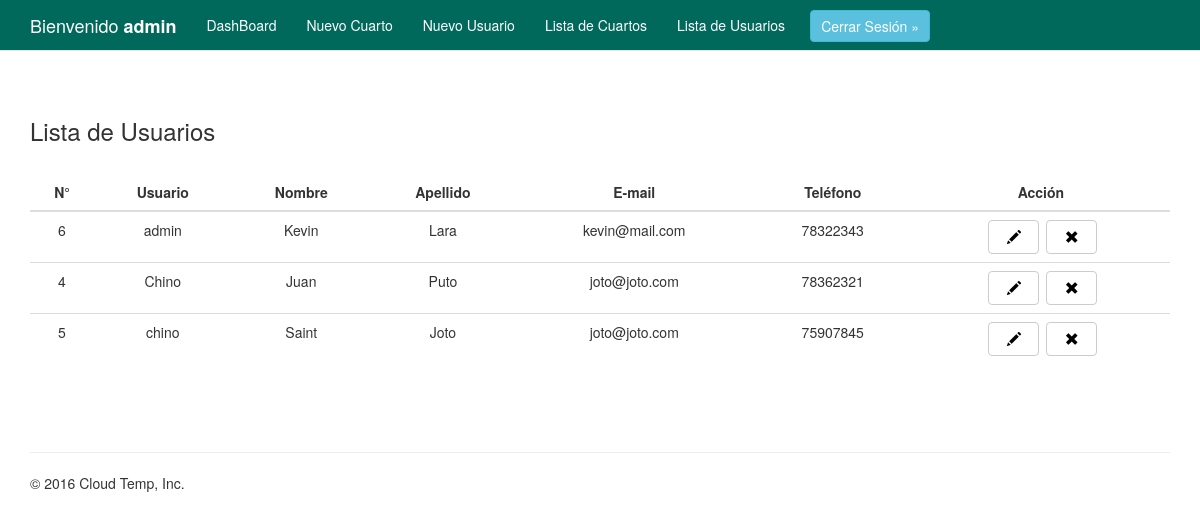
Screenshot of /lista-usuarios.php (signed in) with the database file from the repository.
### tables this page shows
CREATE TABLE IF NOT EXISTS `usuarios` (
  `id` int(11) NOT NULL AUTO_INCREMENT,
  `usuario` varchar(25) NOT NULL,
  `nombre` varchar(255) NOT NULL,
  `apellidos` varchar(255) NOT NULL,
  `email` varchar(255) NOT NULL,
  `telefono` varchar(8) NOT NULL,
  `password` varchar(255) NOT NULL,
  PRIMARY KEY (`id`)
);

### web/lista-usuarios.php (the view, shortened to what this page needs)
<?php
	if(isset($_SESSION['usuario'])){
?>
<!DOCTYPE html>
<html lang="es">
  <head>
    <link href="../assets/icon/style.css" rel="stylesheet">
    <link href="../assets/css/bootstrap.css" rel="stylesheet">
    <link href="../assets/css/custom.css" rel="stylesheet">
    <link href="../assets/css/bugi10.css" rel="stylesheet">
    <link href="../assets/css/index.css" rel="stylesheet">
  </head>
  <body>
    <nav class="navbar navbar-default navbar-fixed-top">
      <div class="container">
          <div class="collapse navbar-collapse" id="bs-example-navbar-collapse-1">
            <ul class="nav navbar-nav">
              <a class="navbar-brand user" href="#">Bienvenido <strong><?php echo $_SESSION['usuario']?></strong></a>
              <li role="presentation" class="botones"><a href="../web/index.php">DashBoard</a></li>
              <li role="presentation" class="botones"><a href="../web/nuevo-cuarto.php">Nuevo Cuarto</a></li>
              <li role="presentation" class="botones"><a href="../web/registro.php">Nuevo Usuario</a></li>
              <li role="presentation" class="botones"><a href="../web/lista-cuartos.php">Lista de Cuartos</a></li>
              <li role="presentation" class="botones"><a href="../web/lista-usuarios.php">Lista de Usuarios</a></li>
              <a class="btn-cerrar btn btn-info" href="../accion/accion_logout.php" role="button">Cerrar Sesión &raquo;</a>
            </ul>
          </div>
      </div>
    </nav>
     <?php
      $query_user = "SELECT * FROM usuarios";
      $resul_user = mysql_query($query_user);
    ?>
    <div class="container contenedor">
    <h3 class="titulo-tabla">Lista de Usuarios</h3>
		<table class="table">
          <thead>
            <tr>
                <th><center>N°</center></th>
                <th><center>Usuario</center></th>
                <th><center>Nombre</center></th>
                <th><center>Apellido</center></th>
                <th><center>E-mail</center></th>
                <th><center>Teléfono</center></th>
                <th><center>Acción</center></th>
            </tr>
          </thead>
          <tbody>
          	<?php while ($row=mysql_fetch_array($resul_user)){ ?>
                <tr>
                  <td><center><?php echo $row['id']?></center></td>
                  <td><center><?php echo $row['usuario']?></center></td>
                  <td><center><?php echo $row['nombre']?></center></td>
                  <td><center><?php echo $row['apellidos']?></center></td>
                  <td><center><?php echo $row['email']?></center></td>
                  <td><center><?php echo $row['telefono']?></center></td>
                  <td><center>
                    <a class="icono_mod btn btn-default" href="../web/modificar-usuario.php?id=<?php echo $row['id']?>">
                      <span class="glyphicon glyphicon-pencil ico" aria-hidden="true"></span>
                    </a>
                    <a class="icono_del btn btn-default" href="../accion/accion_del_usuario.php?id=<?php echo $row['id']?>">
                      <span class="glyphicon glyphicon-remove ico" aria-hidden="true"></span>
                    </a></center>
                  </td>
                </tr>
              <?php } ?>
          </tbody>
      	</table>
    </div>
        <div class="container contenedor">
     <hr>
      <footer>
        <p>&copy; 2016 Cloud Temp, Inc.</p>
      </footer>
    </div>
  </body>
</html>
<?php
    }
?>

### assets/css/custom.css (style rules this page uses)
.btn-cerrar { float: right; padding: 5px 10px; margin-top: 10px; margin-bottom: 6px; margin-left: 10px; }
.contenedor { margin-top: 4%; }
.botones { margin-top: 5px; }
.navbar-default { background-color: #00695C; }
.navbar-brand { color: white; }
span { margin-right: 5px; }
.titulo-tabla { margin-bottom: 30px; }
.navbar-default .navbar-nav > li > a { color: #fff; }
.navbar-nav > li > a { border-radius: 4px; }
.icono_mod { color: black; text-decoration: none;margin-left: 3px; }
.icono_del { color: black; text-decoration: none;margin-left: 3px; }
.ico { margin-left: 6px; }

### assets/css/index.css (style rules this page uses)
body { padding-top: 50px; padding-bottom: 20px; }

### rows the page displays
usuarios: id "6", usuario "admin", nombre "Kevin", apellidos "Lara", email "kevin@mail.com", telefono "78322343"
usuarios: id "4", usuario "Chino", nombre "Juan", apellidos "Puto", email "joto@joto.com", telefono "78362321"
usuarios: id "5", usuario "chino", nombre "Saint", apellidos "Joto", email "joto@joto.com", telefono "75907845"

### other values shown
$_SESSION['usuario'] "admin"
